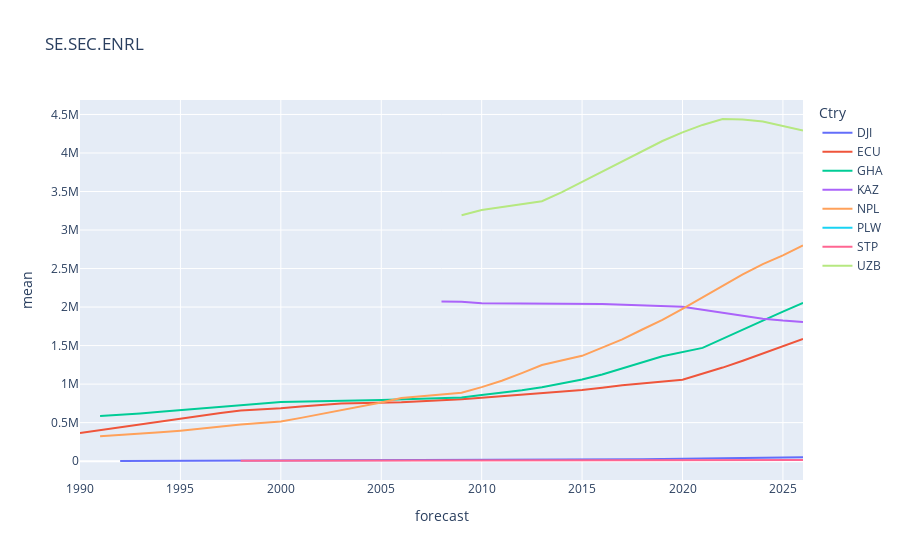

The cell this chart's notebook holds for it:
### Markdown cell above
##### SE.SEC.ENRL

### Code cell
#Find top 10 countries
ind_label = 'SE.SEC.ENRL'
ma_ind = data_indicators_t['Ind'] == ind_label
ma_fcst = data_indicators_t['forecast'] == 2026
data_plot = data_indicators_t[ma_ind & ma_fcst]
data_plot = data_plot.sort_values('mean', ascending=False).head(10)
list_ctry = data_plot['Ctry']

#Top 10 historical data
ma_ctry = data_indicators_t['Ctry'].isin(list_ctry)
data_plot_filt_ctry_secenrl = data_indicators_t[ma_ind & ma_ctry]

#Remove nan
ma_mean_na = data_plot_filt_ctry_secenrl['mean'].isna()
data_plot_filt_ctry_secenrl = data_plot_filt_ctry_secenrl[~ma_mean_na]

#Plot top 10 Ctry
px.line(data_plot_filt_ctry_secenrl, x = 'forecast', y = 'mean', color = 'Ctry', title=ind_label)

### Figure 1 — Plotly figure (JSON) as saved in the notebook; plotly's stock layout.template omitted (floating-point values rounded to 4 significant figures)
{"data": [{"hovertemplate": "Ctry=DJI<br>forecast=%{x}<br>mean=%{y}<extra></extra>", "legendgroup": "DJI", "line": {"color": "#636efa", "dash": "solid"}, "marker": {"symbol": "circle"}, "mode": "lines", "name": "DJI", "orientation": "v", "showlegend": true, "type": "scatter", "x": [1992, 1993, 1994, 1995, 1996, 1997, 1998, 1999, 2000, 2001, 2002, 2003, 2004, 2005, 2006, 2007, 2009, 2010, 2011, 2012, 2014, 2015, 2016, 2017, 2018, 2019, 2021, 2022, 2023, 2024, 2025, 2026], "xaxis": "x", "y": [2989.0, 3444.0, 3893.0, 4387.0, 4900.0, 5484, 6098.0, 6611, 7079, 7517, 7965.0, 8346.0, 8751.0, 9228.0, 9710, 10240.0, 10980.0, 11670.0, 12630.0, 13740.0, 15390.0, 17430.0, 19420.0, 21770.0, 24700.0, 27820.0, 31370.0, 35290.0, 39130.0, 42930.0, 46230.0, 49340.0], "yaxis": "y"}, {"hovertemplate": "Ctry=ECU<br>forecast=%{x}<br>mean=%{y}<extra></extra>", "legendgroup": "ECU", "line": {"color": "#EF553B", "dash": "solid"}, "marker": {"symbol": "circle"}, "mode": "lines", "name": "ECU", "orientation": "v", "showlegend": true, "type": "scatter", "x": [1990, 1991, 1992, 1993, 1994, 1995, 1996, 1997, 1998, 2000, 2001, 2002, 2003, 2006, 2008, 2009, 2010, 2011, 2012, 2013, 2014, 2015, 2016, 2017, 2020, 2021, 2022, 2023, 2024, 2025, 2026], "xaxis": "x", "y": [366900.0, 404400.0, 443979, 484500.0, 520100.0, 557900.0, 592600.0, 625000.0, 656100.0, 685500.0, 710000.0, 732000.0, 749900.0, 763300.0, 784400.0, 803300.0, 822000.0, 840600.0, 860045, 878093, 899200.0, 923313, 952200.0, 985800.0, 1056000.0, 1131395, 1215000.0, 1303000.0, 1395000.0, 1492000.0, 1585000.0], "yaxis": "y"}, {"hovertemplate": "Ctry=GHA<br>forecast=%{x}<br>mean=%{y}<extra></extra>", "legendgroup": "GHA", "line": {"color": "#00cc96", "dash": "solid"}, "marker": {"symbol": "circle"}, "mode": "lines", "name": "GHA", "orientation": "v", "showlegend": true, "type": "scatter", "x": [1991, 1992, 1993, 1994, 1995, 1996, 1997, 1998, 1999, 2000, 2005, 2009, 2010, 2011, 2012, 2013, 2014, 2015, 2016, 2017, 2018, 2019, 2021, 2022, 2023, 2024, 2025, 2026], "xaxis": "x", "y": [585600.0, 600600.0, 618832, 640700.0, 662200.0, 684600.0, 706600.0, 733700.0, 751700.0, 768600.0, 793400.0, 826300.0, 859000.0, 886800.0, 921500.0, 960200.0, 1008000.0, 1059000.0, 1125000.0, 1204000.0, 1282000.0, 1361000.0, 1470000.0, 1589000.0, 1715000.0, 1825000.0, 1941000.0, 2055000.0], "yaxis": "y"}, {"hovertemplate": "Ctry=KAZ<br>forecast=%{x}<br>mean=%{y}<extra></extra>", "legendgroup": "KAZ", "line": {"color": "#ab63fa", "dash": "solid"}, "marker": {"symbol": "circle"}, "mode": "lines", "name": "KAZ", "orientation": "v", "showlegend": true, "type": "scatter", "x": [2008, 2009, 2010, 2016, 2020, 2021, 2022, 2023, 2024, 2025, 2026], "xaxis": "x", "y": [2072000.0, 2069000.0, 2051000.0, 2041000.0, 2004000.0, 1966000.0, 1926000.0, 1886000.0, 1849702, 1825000.0, 1808000.0], "yaxis": "y"}, {"hovertemplate": "Ctry=NPL<br>forecast=%{x}<br>mean=%{y}<extra></extra>", "legendgroup": "NPL", "line": {"color": "#FFA15A", "dash": "solid"}, "marker": {"symbol": "circle"}, "mode": "lines", "name": "NPL", "orientation": "v", "showlegend": true, "type": "scatter", "x": [1991, 1992, 1993, 1994, 1995, 1996, 1997, 1998, 1999, 2000, 2001, 2002, 2003, 2004, 2005, 2006, 2009, 2010, 2011, 2012, 2013, 2015, 2016, 2017, 2018, 2019, 2020, 2021, 2022, 2023, 2024, 2025, 2026], "xaxis": "x", "y": [323100.0, 337800.0, 354500.0, 374300.0, 395800.0, 423500.0, 450600.0, 474800.0, 496300.0, 516000.0, 561900.0, 610454, 659700.0, 708600.0, 760500.0, 818600.0, 887200.0, 960800.0, 1045000.0, 1143000.0, 1247000.0, 1367400, 1475000.0, 1580000.0, 1709000.0, 1835000.0, 1978000.0, 2128000.0, 2282000.0, 2424000.0, 2558000.0, 2670104, 2799471], "yaxis": "y"}, {"hovertemplate": "Ctry=PLW<br>forecast=%{x}<br>mean=%{y}<extra></extra>", "legendgroup": "PLW", "line": {"color": "#19d3f3", "dash": "solid"}, "marker": {"symbol": "circle"}, "mode": "lines", "name": "PLW", "orientation": "v", "showlegend": true, "type": "scatter", "x": [2026], "xaxis": "x", "y": [2057.0], "yaxis": "y"}, {"hovertemplate": "Ctry=STP<br>forecast=%{x}<br>mean=%{y}<extra></extra>", "legendgroup": "STP", "line": {"color": "#FF6692", "dash": "solid"}, "marker": {"symbol": "circle"}, "mode": "lines", "name": "STP", "orientation": "v", "showlegend": true, "type": "scatter", "x": [1998, 2013, 2014, 2015, 2017, 2018, 2019, 2020, 2021, 2022, 2023, 2024, 2025, 2026], "xaxis": "x", "y": [4472.0, 4980.0, 5532.0, 5940.0, 6457.0, 6928.0, 7412.0, 7792.0, 8320.0, 9200.0, 10170.0, 11430.0, 12900.0, 14410.0], "yaxis": "y"}, {"hovertemplate": "Ctry=UZB<br>forecast=%{x}<br>mean=%{y}<extra></extra>", "legendgroup": "UZB", "line": {"color": "#B6E880", "dash": "solid"}, "marker": {"symbol": "circle"}, "mode": "lines", "name": "UZB", "orientation": "v", "showlegend": true, "type": "scatter", "x": [2009, 2010, 2013, 2014, 2015, 2016, 2017, 2018, 2019, 2020, 2021, 2022, 2023, 2024, 2025, 2026], "xaxis": "x", "y": [3191000.0, 3260000.0, 3374000.0, 3491000.0, 3624000.0, 3759000.0, 3896000.0, 4027000.0, 4155264, 4268000.0, 4364000.0, 4441168, 4435000.0, 4409000.0, 4354000.0, 4291000.0], "yaxis": "y"}], "layout": {"legend": {"title": {"text": "Ctry"}, "tracegroupgap": 0}, "title": {"text": "SE.SEC.ENRL"}, "xaxis": {"anchor": "y", "domain": [0, 1], "title": {"text": "forecast"}}, "yaxis": {"anchor": "x", "domain": [0, 1], "title": {"text": "mean"}}}}
